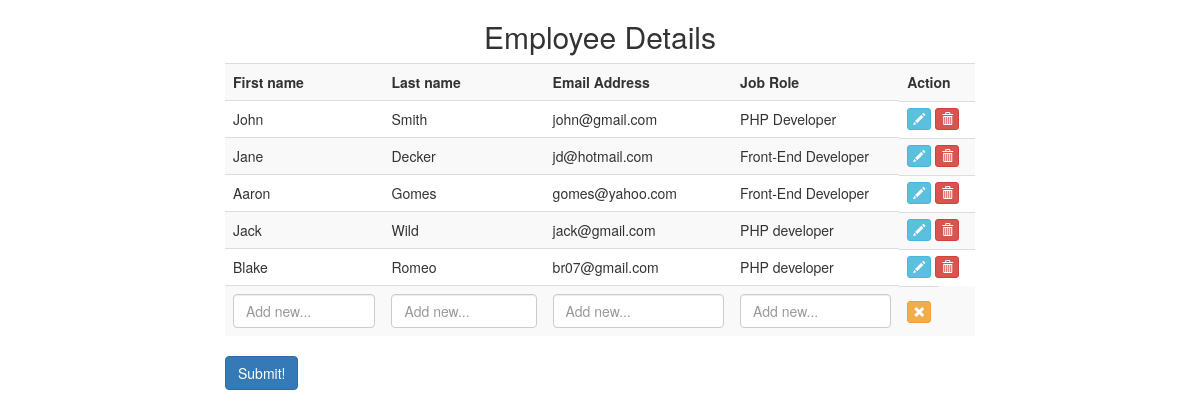
The page / on the database its author committed.
### tables this page shows
CREATE TABLE `employee` (
  `emp_id` int(11) NOT NULL,
  `emp_fname` varchar(50) NOT NULL,
  `emp_lname` varchar(50) NOT NULL,
  `emp_email` varchar(50) NOT NULL,
  `emp_job_role` varchar(50) NOT NULL
);

### application/controllers/Welcome.php (called while the page is built, shortened)
<?php
class Welcome extends CI_Controller {
	public function __construct() {
		$this->load->helper('url','form');
		$this->load->model('employee_m');
	}
	public function index() {
		$data['title'] = 'CRUD NINEXB';
		$data['employees'] = $this->employee_m->getEmployee();
		$this->load->view('welcome_message', $data);
	}
}

### index.php (called while the page is built, shortened)
<?php
require_once BASEPATH.'core/CodeIgniter.php';

### application/models/Employee_m.php (called while the page is built, shortened)
<?php
class Employee_m extends CI_Model {
	public function getEmployee($id = NULL) {
		if (empty($id)) {
			$query = $this->db->get('employee');
		} else {
			$this->db->where('id', $id);
			$query = $this->db->get('employee');
		}
		$data = $query->result_array();
		return $data;
	}
}

### application/views/welcome_message.php (the view, shortened to what this page needs)
<!DOCTYPE html>
<html lang="en">
	<head>
		<link rel="stylesheet" type="text/css" href="<?php echo BASE_URL; ?>css/bootstrap.min.css" />
	</head>
	<body>
		<div class='container'>
			<h2 style='text-align: center;'>Employee Details</h2>
			<div class='row'>
				<div class="col-md-8 col-md-offset-2">
					<table class = 'table table-striped'>
						<tr>
							<th>First name</th>
							<th>Last name</th>
							<th>Email Address</th>
							<th>Job Role</th>
							<th>Action</th>
						</tr>
						<?php
							foreach ($employees as $emp) {
								$html = "";
								$html .= "<tr id = 'row".$emp['emp_id']."'><td><span id='spfn" . $emp['emp_id'] . "'>" . $emp['emp_fname'] . "</span></td>";
								$html .= "<td><span id='spln" . $emp['emp_id'] . "'>" . $emp['emp_lname']. "</span></td>";
								$html .= "<td><span id='spem" . $emp['emp_id'] . "'>" . $emp['emp_email'] . "</span></td>";
								$html .= "<td><span id='spjr" . $emp['emp_id'] . "'>" . $emp['emp_job_role'] . "</span></td>";
								$html .= "<td class = 'centeralign'><button class='btn btn-info btn-xs' id='btnedit" . $emp['emp_id'] . "' title = 'Edit' onclick='editEmp(\"". $emp['emp_id'] ."\")'><span class='glyphicon glyphicon-pencil'></span></button>";
								$html .= "&nbsp;<button class='btn btn-danger btn-xs' id='btndel" . $emp['emp_id'] . "' title='Delete' onclick='deleteEmp(\"" . $emp['emp_id'] . "\")'><span class='glyphicon glyphicon-trash'></span></button>";
								$html .= "&nbsp;<button class='btn btn-success btn-xs' style = 'display:none;margin-top: 6px;margin-left: -6px;' id='btnsave" . $emp['emp_id'] . "' title = 'Save' onclick='updateEmp(\"". $emp['emp_id'] ."\")'><span class='glyphicon glyphicon-floppy-saved'></span></button>";
								$html .= "&nbsp;<button class='btn btn-default btn-xs' style = 'display:none;margin-top: 6px;' id = 'btncancel" . $emp['emp_id'] . "' title = 'Cancel' onclick='cancelEmp(\"". $emp['emp_id'] ."\")'><span class='glyphicon glyphicon-remove'></span></button></td></tr>";
								echo $html;
							}
						?>
						<tr id = 'insertrow'>
							<td><input class='form-control' id = 'fname' type="text"  placeholder="Add new..." /></td>
							<td><input class='form-control' id = 'lname' type="text"  placeholder="Add new..." /></td>
							<td><input class='form-control' id = 'email' type="email"  placeholder="Add new..." /></td>
							<td><input class='form-control' id = 'jrole' type="text"  placeholder="Add new..." /></td>
							<td style='text-align:center !important;display: inline-flex !important;padding-top: 14px !important;'>
								<button class='btn btn-warning btn-xs' title = 'Clear' onclick='clearInputs()'><span class='glyphicon glyphicon-remove'></span></button>
							</td>
						</tr>
					</table>
					<button class = 'btn btn-primary' onclick='submit()'>Submit!</button>
				</div>
			</div>
		</div>
	</body>
</html>

### application/views/welcome_message.php (style rules this page uses)
.centeralign { text-align:center !important; display: inline-flex !important; padding-top: 6px !important; }

### rows shown on the page
employee: emp_fname "John", emp_lname "Smith", emp_email "john@gmail.com", emp_job_role "PHP Developer"
employee: emp_fname "Jane", emp_lname "Decker", emp_email "jd@hotmail.com", emp_job_role "Front-End Developer"
employee: emp_fname "Aaron", emp_lname "Gomes", emp_email "gomes@yahoo.com", emp_job_role "Front-End Developer"
employee: emp_fname "Jack", emp_lname "Wild", emp_email "jack@gmail.com", emp_job_role "PHP developer"
employee: emp_fname "Blake", emp_lname "Romeo", emp_email "br07@gmail.com", emp_job_role "PHP developer"
